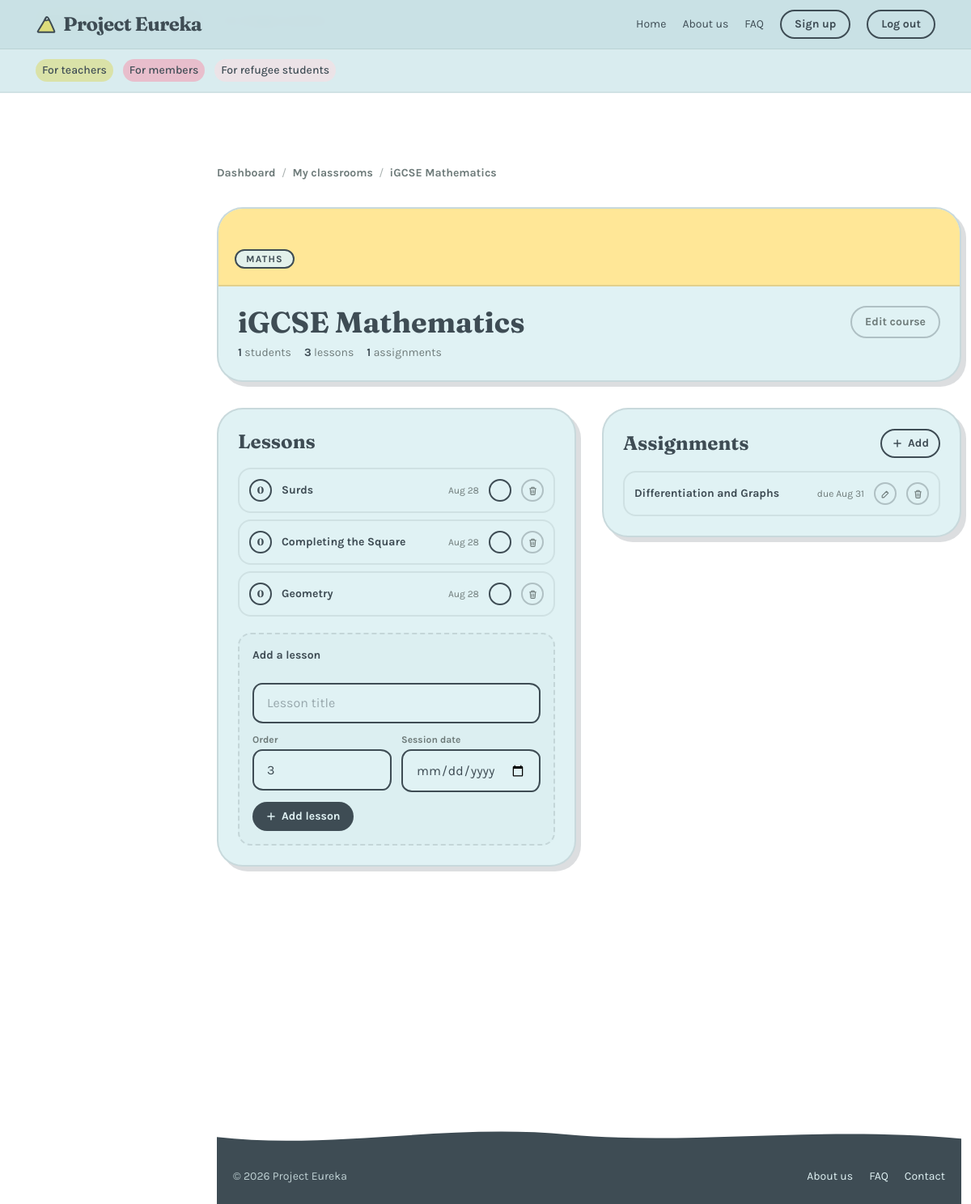
Screenshot of /teachers/classrooms/2/ (signed in) with the database file from the repository.
### classes/models.py (models this page shows, shortened)
class Course(models.Model):
    name = models.CharField(max_length=120)
    subject = models.CharField(max_length=80, blank=True)
    teacher = models.ForeignKey(
        settings.AUTH_USER_MODEL,
        on_delete=models.CASCADE,
        related_name="courses_taught",
    )
    color = models.CharField(max_length=20, default="mint")  # dashboard card accent
    created_at = models.DateTimeField(auto_now_add=True)

class Lesson(models.Model):
    course = models.ForeignKey(Course, on_delete=models.CASCADE, related_name="lessons")
    title = models.CharField(max_length=200)
    order = models.PositiveIntegerField(default=0)
    session_date = models.DateField(null=True, blank=True)
    is_complete = models.BooleanField(default=False)  # did the teacher run this session
    class Meta:
        ordering = ["order"]

class Assignment(models.Model):
    course = models.ForeignKey(Course, on_delete=models.CASCADE, related_name="assignments")
    title = models.CharField(max_length=200)
    due_date = models.DateField(null=True, blank=True)
    is_done = models.BooleanField(default=False)
    created_at = models.DateTimeField(auto_now_add=True)
    class Meta:
        ordering = ["is_done", "due_date"]

### teachers/views.py (the view)
# urls.py: path("classrooms/<int:course_id>/", views.course_detail, name="course_detail"),
@teacher_required
def course_detail(request, course_id):
    course = get_object_or_404(Course, pk=course_id, teacher=request.user)
    lessons = course.lessons.order_by("order")
    assignments = course.assignments.order_by("is_done", "due_date")
    enrollments = course.enrollments.select_related("student").order_by("student__username")
    return render(request, "teachers/course_detail.html", {
        "current_page": "teachers",
        "signed_in": True,
        "display_name": request.user.get_short_name() or request.user.username,
        "avatar_letter": (request.user.get_short_name() or request.user.username)[:1].upper(),
        "course": course,
        "lessons": lessons,
        "assignments": assignments,
        "enrollments": enrollments,
    })

### teachers/templates/teachers/course_detail.html (shortened to what this page needs)
{% extends "base.html" %}
{% load static %}
{% load i18n %}
{% block body %}
{% include "partials/header.html" %}
  <div id="main-shell" class="pt-32">
    <main class="pb-16 pt-6 space-y-8">
      <p class="reveal text-sm text-inksoft">
        <a href="{% url 'teachers:dashboard' %}" class="squiggle-link font-bold">{% translate "Dashboard" %}</a>
        <span class="mx-1 text-inksoft/60">/</span>
        <a href="{% url 'teachers:classrooms' %}" class="squiggle-link font-bold">{% translate "My classrooms" %}</a>
        <span class="mx-1 text-inksoft/60">/</span>
        <span class="font-bold">{{ course.name }}</span>
      </p>
      <section class="reveal rounded-blob bg-cream border-2 border-ink/15 shadow-[6px_6px_0_0_rgba(62,76,84,0.18)] overflow-hidden">
        <div class="h-24 border-b-2 border-ink/15 {% if course.color == 'butter' %}bg-butter{% elif course.color == 'blush' %}bg-blush{% elif course.color == 'lilac' %}bg-lilac{% elif course.color == 'sky' %}bg-sky{% else %}bg-mint{% endif %} flex items-end p-5">
          {% if course.subject %}
            <span class="rounded-full bg-cream/90 border-2 border-ink px-3 py-0.5 text-xs font-bold uppercase tracking-widest">{{ course.subject }}</span>
          {% endif %}
        </div>
        <div class="p-6 flex flex-wrap items-start justify-between gap-4">
          <div>
            <h1 class="font-display text-3xl md:text-4xl font-bold leading-tight mb-2">{{ course.name }}</h1>
            <div class="flex flex-wrap gap-x-4 gap-y-1 text-sm text-inksoft">
              <span><span class="font-bold text-ink">{{ enrollments|length }}</span> {% translate "students" %}</span>
              <span><span class="font-bold text-ink">{{ lessons|length }}</span> {% translate "lessons" %}</span>
              <span><span class="font-bold text-ink">{{ assignments|length }}</span> {% translate "assignments" %}</span>
            </div>
          </div>
          <a href="{% url 'teachers:edit_course' course.pk %}" class="inline-flex items-center gap-2 rounded-full border-2 border-ink/30 text-inksoft px-4 py-2 text-sm font-bold hover:bg-cream transition-colors">
            {% translate "Edit course" %}
          </a>
        </div>
      </section>
      <div class="grid lg:grid-cols-2 gap-8 items-start">
        <section class="reveal rounded-blob bg-cream border-2 border-ink/15 shadow-[6px_6px_0_0_rgba(62,76,84,0.18)] p-6">
          <h2 class="font-display text-2xl font-bold mb-4">{% translate "Lessons" %}</h2>
          <ol class="space-y-2 mb-5">
            {% for lesson in lessons %}
              <li class="flex items-center gap-3 rounded-2xl border-2 border-ink/10 p-3 text-sm {% if lesson.is_complete %}bg-mint/10{% else %}bg-cream{% endif %}">
                <span class="grid place-items-center w-7 h-7 rounded-full border-2 border-ink flex-none font-display font-bold text-xs {% if lesson.is_complete %}bg-mint{% else %}bg-cream{% endif %}">{{ lesson.order }}</span>
                <span class="flex-1 min-w-0 font-bold {% if lesson.is_complete %}line-through text-inksoft/60{% endif %}">{{ lesson.title }}</span>
                {% if lesson.session_date %}
                  <span class="text-xs text-inksoft flex-none">{{ lesson.session_date|date:"M j" }}</span>
                {% endif %}
                <form method="post" action="{% url 'classes:toggle_lesson' lesson.pk %}" class="flex-none">
                  <button type="submit" title="{% translate 'Toggle complete' %}"
                          class="grid place-items-center w-7 h-7 rounded-full border-2 border-ink transition-colors {% if lesson.is_complete %}bg-mint hover:bg-mint/70{% else %}bg-cream hover:bg-butter/70{% endif %}">
                  </button>
                </form>
                <form method="post" action="{% url 'classes:delete_lesson' lesson.pk %}" class="flex-none"
                      onsubmit="return confirm('{% translate "Delete this lesson?" %}');">
                  <button type="submit" title="{% translate 'Delete lesson' %}"
                          class="grid place-items-center w-7 h-7 rounded-full border-2 border-ink/30 text-inksoft hover:bg-blush/40 hover:border-ink transition-colors">
                    <svg width="13" height="13" viewBox="0 0 24 24" fill="none" aria-hidden="true"><path d="M5 7h14M10 11v6M14 11v6M6 7l1 12a2 2 0 0 0 2 2h6a2 2 0 0 0 2-2l1-12M9 7V4h6v3" stroke="currentColor" stroke-width="2" stroke-linecap="round" stroke-linejoin="round"/></svg>
                  </button>
                </form>
              </li>
            {% empty %}
              <li class="text-sm text-inksoft italic py-4 text-center">{% translate "No lessons yet. Add your first one below." %}</li>
            {% endfor %}
          </ol>
          <div class="rounded-2xl border-2 border-ink/15 border-dashed bg-sky/10 p-4">
            <p class="text-sm font-bold mb-3">{% translate "Add a lesson" %}</p>
            <form method="post" action="{% url 'classes:create_lesson' course.pk %}" class="space-y-3">
              <input type="text" name="title" required class="doodle-input" placeholder="{% translate 'Lesson title' %}">
              <div class="flex flex-wrap gap-3">
                <div class="flex-1 min-w-[100px]">
                  <label class="block text-xs text-inksoft font-bold mb-1">{% translate "Order" %}</label>
                  <input type="number" name="order" min="0" value="{{ lessons|length }}" class="doodle-input">
                </div>
                <div class="flex-1 min-w-[140px]">
                  <label class="block text-xs text-inksoft font-bold mb-1">{% translate "Session date" %}</label>
                  <input type="date" name="session_date" class="doodle-input">
                </div>
              </div>
              <button type="submit" class="inline-flex items-center gap-1.5 rounded-full bg-ink text-cream px-4 py-2 text-sm font-bold hover:bg-ink/80 transition-colors">
                <svg width="14" height="14" viewBox="0 0 24 24" fill="none" aria-hidden="true"><path d="M12 5v14M5 12h14" stroke="currentColor" stroke-width="2.5" stroke-linecap="round"/></svg>
                {% translate "Add lesson" %}
              </button>
            </form>
          </div>
        </section>
        <section class="reveal rounded-blob bg-cream border-2 border-ink/15 shadow-[6px_6px_0_0_rgba(62,76,84,0.18)] p-6">
          <div class="flex items-center justify-between gap-4 mb-4">
            <h2 class="font-display text-2xl font-bold">{% translate "Assignments" %}</h2>
            <a href="{% url 'teachers:create_assignment' %}?course={{ course.pk }}" class="inline-flex items-center gap-1.5 rounded-full border-2 border-ink px-3 py-1.5 text-sm font-bold hover:bg-butter transition-colors">
              <svg width="14" height="14" viewBox="0 0 24 24" fill="none" aria-hidden="true"><path d="M12 5v14M5 12h14" stroke="currentColor" stroke-width="2.5" stroke-linecap="round"/></svg>
              {% translate "Add" %}
            </a>
          </div>
          <ul class="space-y-2">
            {% for assignment in assignments %}
              <li class="flex items-center gap-3 rounded-2xl border-2 border-ink/10 p-3 text-sm {% if assignment.is_done %}bg-mint/10{% else %}bg-cream{% endif %}">
                <span class="flex-1 min-w-0 font-bold {% if assignment.is_done %}line-through text-inksoft/60{% endif %}">{{ assignment.title }}</span>
                {% if assignment.due_date %}
                  <span class="text-xs text-inksoft flex-none">{% blocktranslate trimmed with due=assignment.due_date|date:"M j" %}due {{ due }}{% endblocktranslate %}</span>
                {% endif %}
                <a href="{% url 'classes:edit_assignment' assignment.pk %}" title="{% translate 'Edit assignment' %}"
                   class="grid place-items-center w-7 h-7 rounded-full border-2 border-ink/30 text-inksoft hover:bg-butter/60 hover:border-ink transition-colors flex-none">
                  <svg width="13" height="13" viewBox="0 0 24 24" fill="none" aria-hidden="true"><path d="M4 20h4l10-10-4-4L4 16v4zM14 6l4 4" stroke="currentColor" stroke-width="2" stroke-linecap="round" stroke-linejoin="round"/></svg>
                </a>
                <form method="post" action="{% url 'classes:delete_assignment' assignment.pk %}" class="flex-none"
                      onsubmit="return confirm('{% translate "Delete this assignment?" %}');">
                  <button type="submit" title="{% translate 'Delete assignment' %}"
                          class="grid place-items-center w-7 h-7 rounded-full border-2 border-ink/30 text-inksoft hover:bg-blush/40 hover:border-ink transition-colors">
                    <svg width="13" height="13" viewBox="0 0 24 24" fill="none" aria-hidden="true"><path d="M5 7h14M10 11v6M14 11v6M6 7l1 12a2 2 0 0 0 2 2h6a2 2 0 0 0 2-2l1-12M9 7V4h6v3" stroke="currentColor" stroke-width="2" stroke-linecap="round" stroke-linejoin="round"/></svg>
                  </button>
                </form>
              </li>
            {% empty %}
              <li class="text-sm text-inksoft italic py-6 text-center">{% translate "No assignments yet." %}</li>
            {% endfor %}
          </ul>
        </section>
      </div>
    </main>
    {% include "partials/footer.html" %}
  </div>
{% endblock %}

### static/css/eureka.css (style rules this page uses)
html { scroll-behavior: smooth; }
body { font-family: 'Karla', sans-serif; }
.font-display { font-family: 'Fraunces', serif; }
.squiggle-link { position: relative; text-decoration: none; }
.squiggle-link::after { content: ""; position: absolute; left: 0; right: 0; bottom: -4px; height: 6px; background-size: 60px 6px; opacity: 0; transition: opacity .2s ease; }
.reveal { opacity: 0; transform: translateY(18px); transition: opacity .6s ease, transform .6s ease; }
.reveal.in { opacity: 1; transform: none; }
.doodle-input, .doodle-textarea, .doodle-select { width: 100%; padding: 0.7rem 1rem; font-family: 'Karla', sans-serif; font-size: 1rem; color: #3E4C54; background: #E0F2F4; border: 2.5px solid #3E4C54; border-radius: 12px 14px 11px 13px / 13px 11px 14px 12px; outline: none; transition: background .15s ease, box-shadow .15s ease, transform .15s ease; }
.doodle-input::placeholder, .doodle-textarea::placeholder { color: rgba(62, 76, 84, 0.45); }
:root { --sidebar-w: 244px; --sidebar-w-collapsed: 68px; }
#main-shell { margin-left: calc(var(--sidebar-w) + 24px); padding-right: 12px; transition: margin-left .28s ease; }

### rows the page displays
Course: name "iGCSE Mathematics", subject "MATHS"
Lesson: order "0", title "Surds", session_date "Aug 28"
Lesson: order "0", title "Completing the Square", session_date "Aug 28"
Lesson: order "0", title "Geometry", session_date "Aug 28"
Assignment: title "Differentiation and Graphs"

### other values shown
{{ enrollments|length }} "1"
{{ lessons|length }} "3"
{{ assignments|length }} "1"
